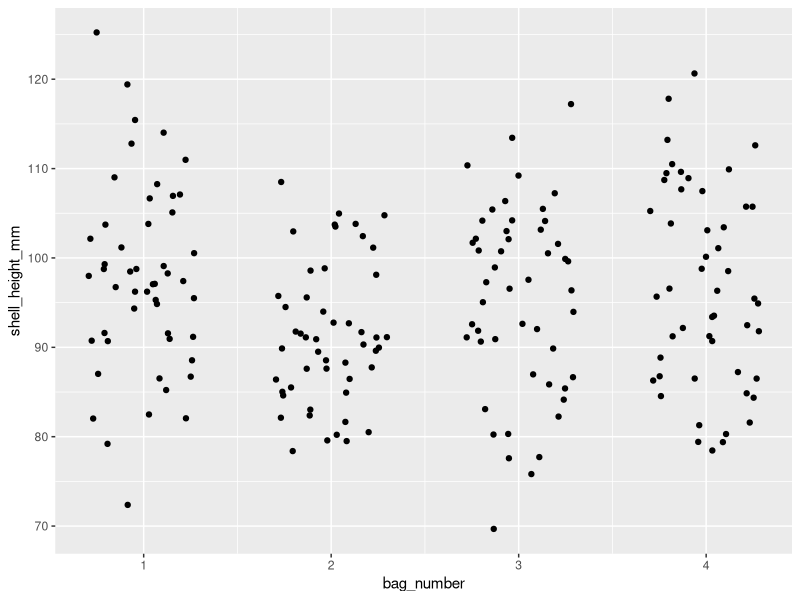
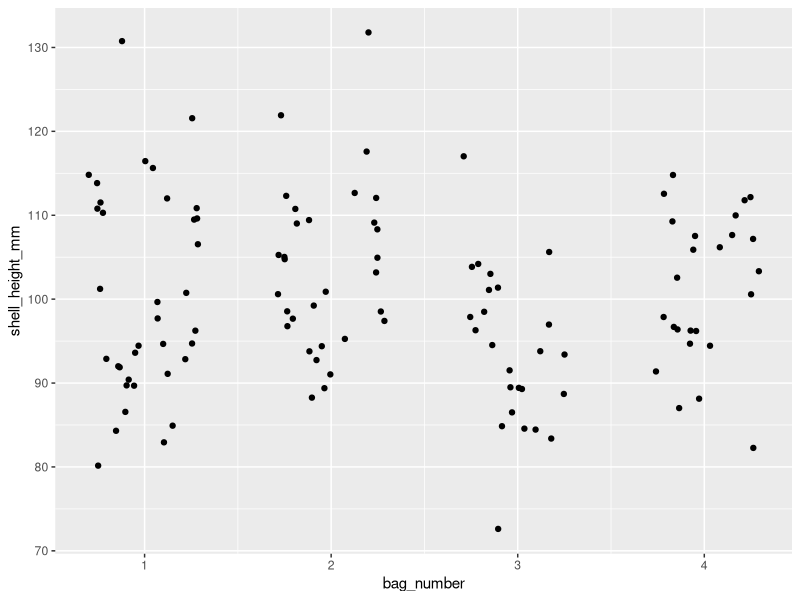
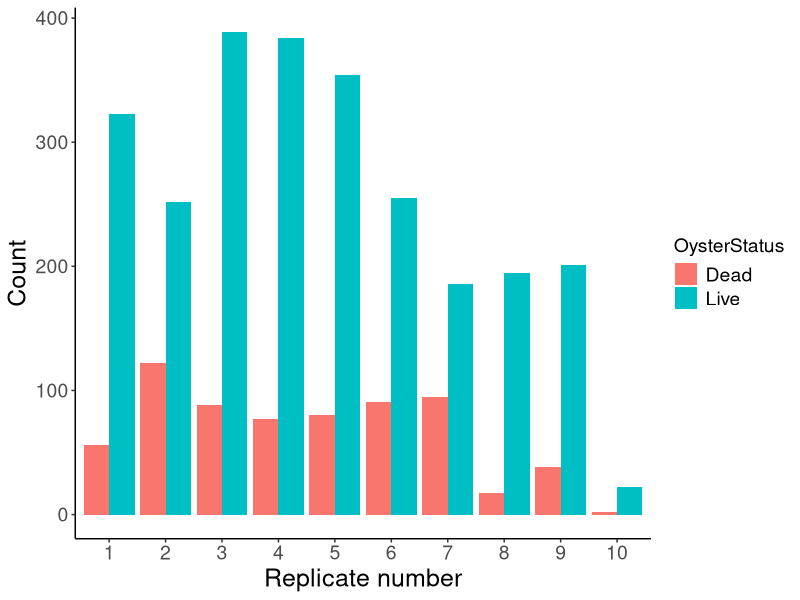
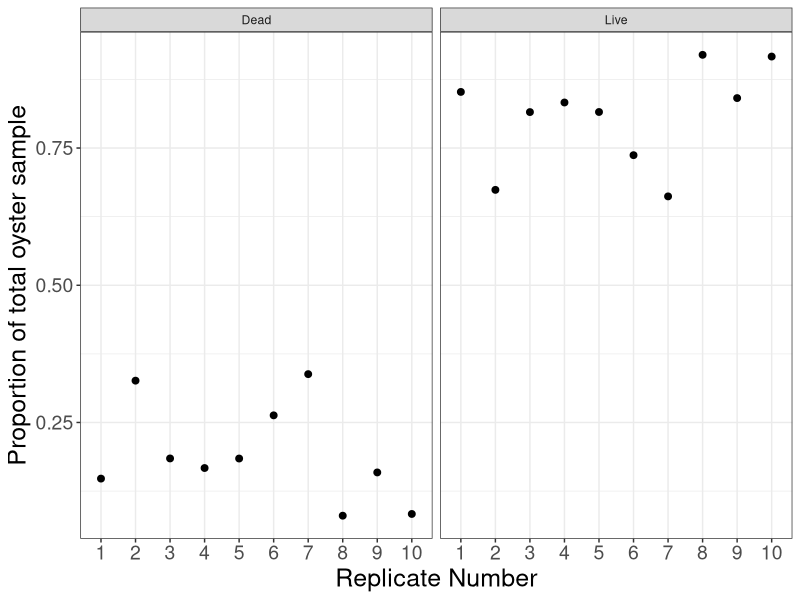
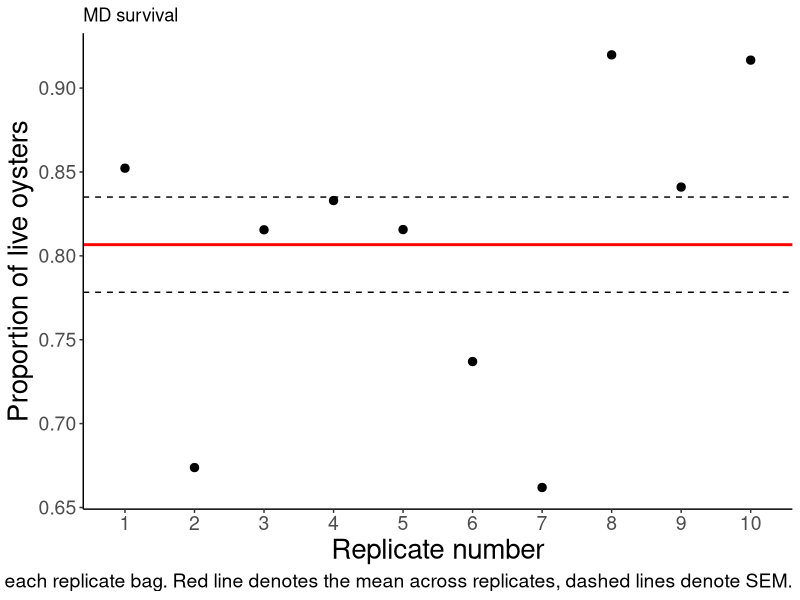
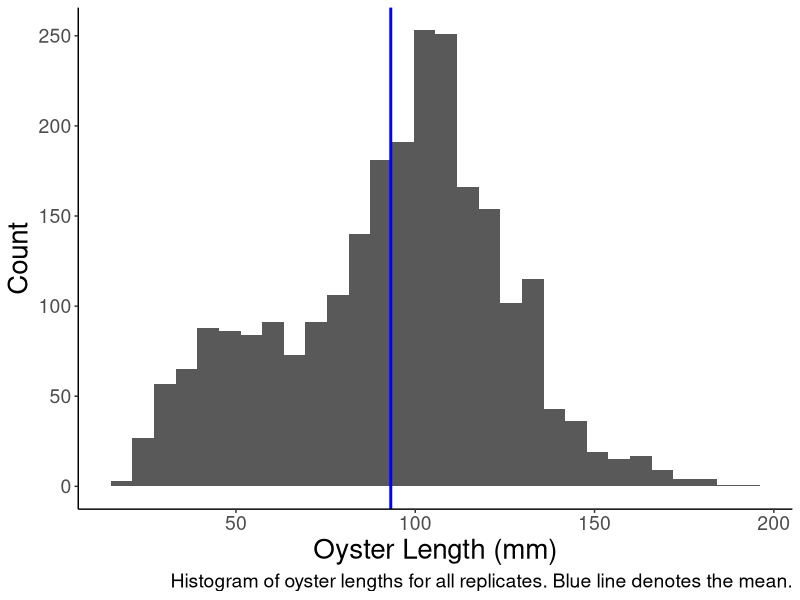
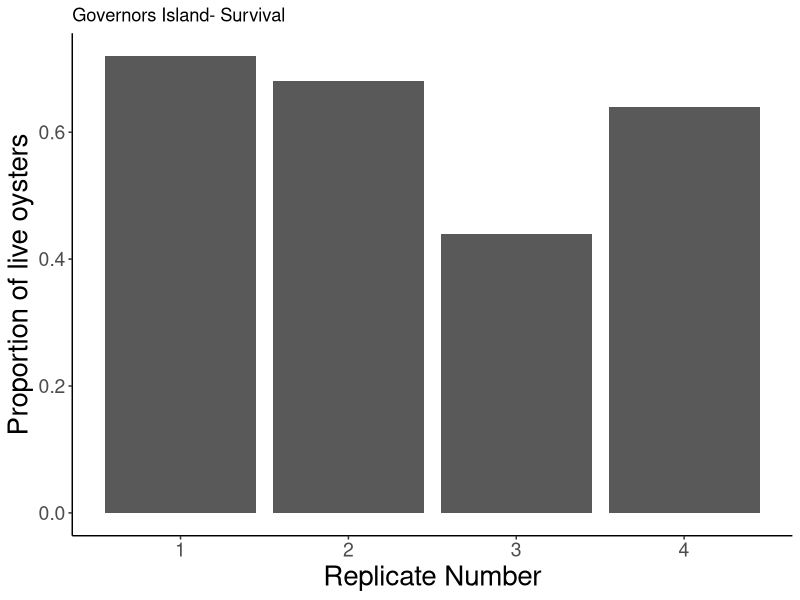
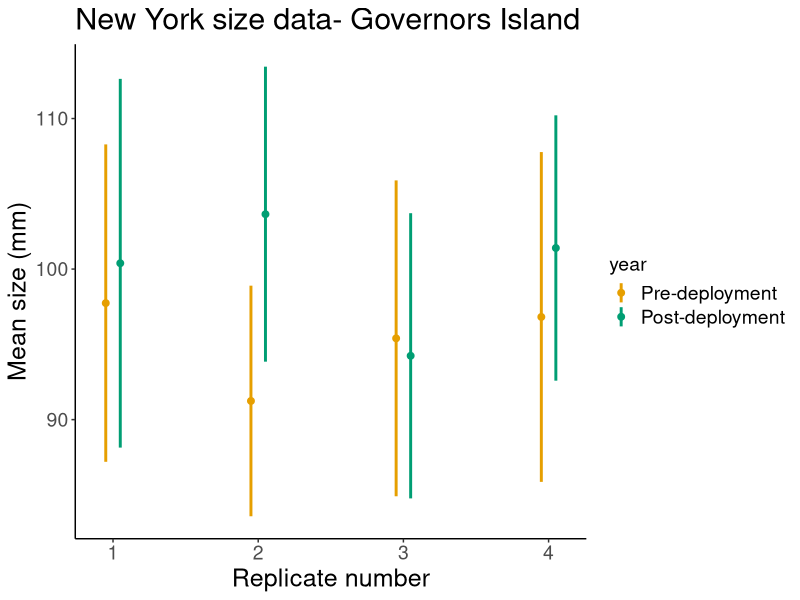

Write the R code that produced these figures, in order.
## ---- chunk 1
require(here)
require(tidyverse)
require(readxl)
require(plotrix)

data<-read_excel(here('Data','MD','SOAR Monitoring Raw Data.xlsx'), sheet = 'DSOysData')
str(data)
data$Rep<- factor(data$Rep)
data$Substrate<-factor(data$Substrate)
data$OysSize<-factor(data$OysSize)
data$OysterStatus<- factor(data$OysterStatus)

ny22<-read_excel(here('Data','NY','BOP Governors Is SOAR Oysters.xlsx'), sheet = '2022 data')
ny21<-read_excel(here('Data','NY','BOP Governors Is SOAR Oysters.xlsx'), sheet ='pre-deployment')


ny21 %>%                                          
  ggplot(aes(x=bag_number, y=shell_height_mm))+
  geom_jitter(height = 1, width=0.3)
 
ny22 %>% 
  ggplot(aes(x=bag_number, y=shell_height_mm))+
  geom_jitter(height=1, width=0.3)

#attempting to calculate mean change in size
ny22_mean<-ny22 %>%                             #After SOAR mean size calculation by bag
  group_by(bag_number) %>% 
  summarise(mean_22=mean(shell_height_mm))

ny21_mean<-ny21%>%                              #before SOAR mean size calculation per bag
  group_by(bag_number) %>% 
  summarise(mean_21=mean(shell_height_mm))

ny_mean<-ny21_mean %>%                          #joining meean size data for both years
  inner_join(ny22_mean, by='bag_number') %>% 
  gather(year, mean, 2:3 ) %>% 
  mutate(year = paste(str_sub(year, -2,-1),bag_number))       #creating a new column that just has the year
  


ny22_sd<-ny22 %>%                               #After SOAR sd of size calculation per bag
  group_by(bag_number) %>% 
  summarise(sd_22=sd(shell_height_mm))

ny21_sd<-ny21 %>%                               #before SOAR sd of size calc per bag
  group_by(bag_number)%>% 
  summarise(sd_21=sd(shell_height_mm))

ny_sd<-ny22_sd %>%                              #joining the sd data for both years
  inner_join(ny21_sd, by='bag_number') %>% 
  gather(year, sd, 2:3) %>% 
  mutate(year = paste(str_sub(year, -2,-1),bag_number))

ny_size<-ny_sd %>%                              #joining the mean and sd data for both years
  full_join(ny_mean, by = c('year')) %>% 
  mutate(bag_number=bag_number.x, 
         year=substr(year, 1, 2)) %>% 
  select(bag_number, year, mean, sd) 
  
ny_size$year<-factor(ny_size$year)
cbPalette <- c("#999999", "#E69F00", "#56B4E9", "#009E73", "#F0E442", "#0072B2", "#D55E00", "#CC79A7")
## ---- chunk 2
data %>% 
  mutate(Rep=case_when(Rep=='001' ~ '1', 
                       Rep=='002' ~ '2',
                       Rep=='003' ~ '3', 
                       Rep=='004' ~ '4', 
                       Rep=='005' ~ '5', 
                       Rep=='006' ~ '6', 
                       Rep=='007' ~ '7', 
                       Rep=='008' ~ '8', 
                       Rep=='009' ~ '9', 
                       Rep=='010' ~ '10')) %>% 
  mutate(Rep = fct_relevel(Rep, '1','2','3','4','5','6','7','8','9','10'),
         OysterStatus = case_when(OysterStatus=='Box' ~ 'Dead',
                                  OysterStatus=='Live' ~ 'Live')) %>%  
  group_by(Rep) %>% 
  count(OysterStatus) %>% 
  ggplot(aes(x=Rep, y=n, fill=OysterStatus))+
  geom_bar(stat = 'identity', position='dodge')+
  theme_classic()+
  ylab('Count')+
  xlab('Replicate number')+
  theme(axis.text = element_text(size = 14), 
        axis.title = element_text(size=18), 
        plot.title = element_text(size=22),
        legend.text = element_text(size=14),
        legend.title = element_text(size=14))

data %>% 
  mutate(Rep=case_when(Rep=='001' ~ '1', 
                       Rep=='002' ~ '2',
                       Rep=='003' ~ '3', 
                       Rep=='004' ~ '4', 
                       Rep=='005' ~ '5', 
                       Rep=='006' ~ '6', 
                       Rep=='007' ~ '7', 
                       Rep=='008' ~ '8', 
                       Rep=='009' ~ '9', 
                       Rep=='010' ~ '10')) %>% 
  mutate(Rep = fct_relevel(Rep, '1','2','3','4','5','6','7','8','9','10'), 
         OysterStatus = case_when(OysterStatus=='Box' ~ 'Dead',
                                  OysterStatus=='Live' ~ 'Live')) %>%  
  group_by(Rep) %>% 
  count(OysterStatus) %>% 
  group_by(Rep) %>% 
  mutate(prop = n/sum(n)) %>% 
  ggplot(aes(x=Rep, y=prop))+
  geom_point(size=2)+
  facet_wrap(~OysterStatus)+
  theme_bw()+
  theme(axis.text = element_text(size = 14), 
        axis.title = element_text(size=18), 
        plot.title = element_text(size=22),
        legend.text = element_text(size=14),
        legend.title = element_text(size=14))+
  labs(x='Replicate Number',
       y='Proportion of total oyster sample')
  
data %>% 
  mutate(Rep=case_when(Rep=='001' ~ '1', 
                       Rep=='002' ~ '2',
                       Rep=='003' ~ '3', 
                       Rep=='004' ~ '4', 
                       Rep=='005' ~ '5', 
                       Rep=='006' ~ '6', 
                       Rep=='007' ~ '7', 
                       Rep=='008' ~ '8', 
                       Rep=='009' ~ '9', 
                       Rep=='010' ~ '10')) %>% 
  mutate(Rep = fct_relevel(Rep, '1','2','3','4','5','6','7','8','9','10')) %>%  
  group_by(Rep) %>% 
  count(OysterStatus) %>% 
  group_by(Rep) %>% 
  mutate(prop = n/sum(n)) %>% 
  filter(OysterStatus=='Live') %>% 
  ggplot(aes(x=Rep, y=prop))+
  geom_point(size=2.5)+
  theme_classic()+
  geom_hline(aes(yintercept=mean(prop)), color='red', size=1)+
  geom_hline(aes(yintercept=(mean(prop)+std.error(prop))), lty=2)+
  geom_hline(aes(yintercept=(mean(prop)-std.error(prop))), lty=2)+
  ylab('Proportion of live oysters')+
  xlab('Replicate number')+
  ggtitle('MD survival')+
  labs(caption = 'Proportion of live oysters collected from each replicate bag. Red line denotes the mean across replicates, dashed lines denote SEM.')+
  theme(axis.text = element_text(size = 14), 
        axis.title = element_text(size=20),
        plot.caption = element_text(size=14)) 

data %>% 
  drop_na(Length) %>% 
  ggplot(aes(x=Length))+
  geom_histogram()+
  geom_vline(aes(xintercept = mean(Length)), color='blue', size=1)+
  ylab('Count')+
  xlab('Oyster Length (mm)')+
  labs(caption = 'Histogram of oyster lengths for all replicates. Blue line denotes the mean.')+
  theme_classic()+
  theme(axis.text = element_text(size = 14), 
        axis.title = element_text(size=20), 
        plot.caption = element_text(size=14))
## ---- chunk 3
ny22 %>% 
  filter(sample_number=='1') %>% 
  mutate(prop_live=count_live/25) %>% 
  ggplot(aes(x=bag_number, y=prop_live))+
  geom_bar(stat='identity')+
  labs(x='Replicate Number', 
       y='Proportion of live oysters',
       title = 'Governors Island- Survival')+
  theme_classic()+
  theme(axis.text = element_text(size = 14), 
        axis.title = element_text(size=20))

ny_size %>% 
  ggplot(aes(x=bag_number, y=mean, color=year))+
  geom_point(position=position_dodge(width=0.2,preserve = 'total'), size=2)+
  geom_linerange(aes(ymax=mean+sd, ymin=mean-sd), position=position_dodge(width = 0.2), size=1)+
  scale_color_manual(labels = c('Pre-deployment', 'Post-deployment'), values = c('#E69F00','#009E73'))+
  theme_classic()+
  ylab('Mean size (mm)')+
  xlab('Replicate number')+
  ggtitle('New York size data- Governors Island')+
  theme(axis.text = element_text(size = 14), 
        axis.title = element_text(size=18), 
        plot.title = element_text(size=22),
        legend.text = element_text(size=14),
        legend.title = element_text(size=14))
